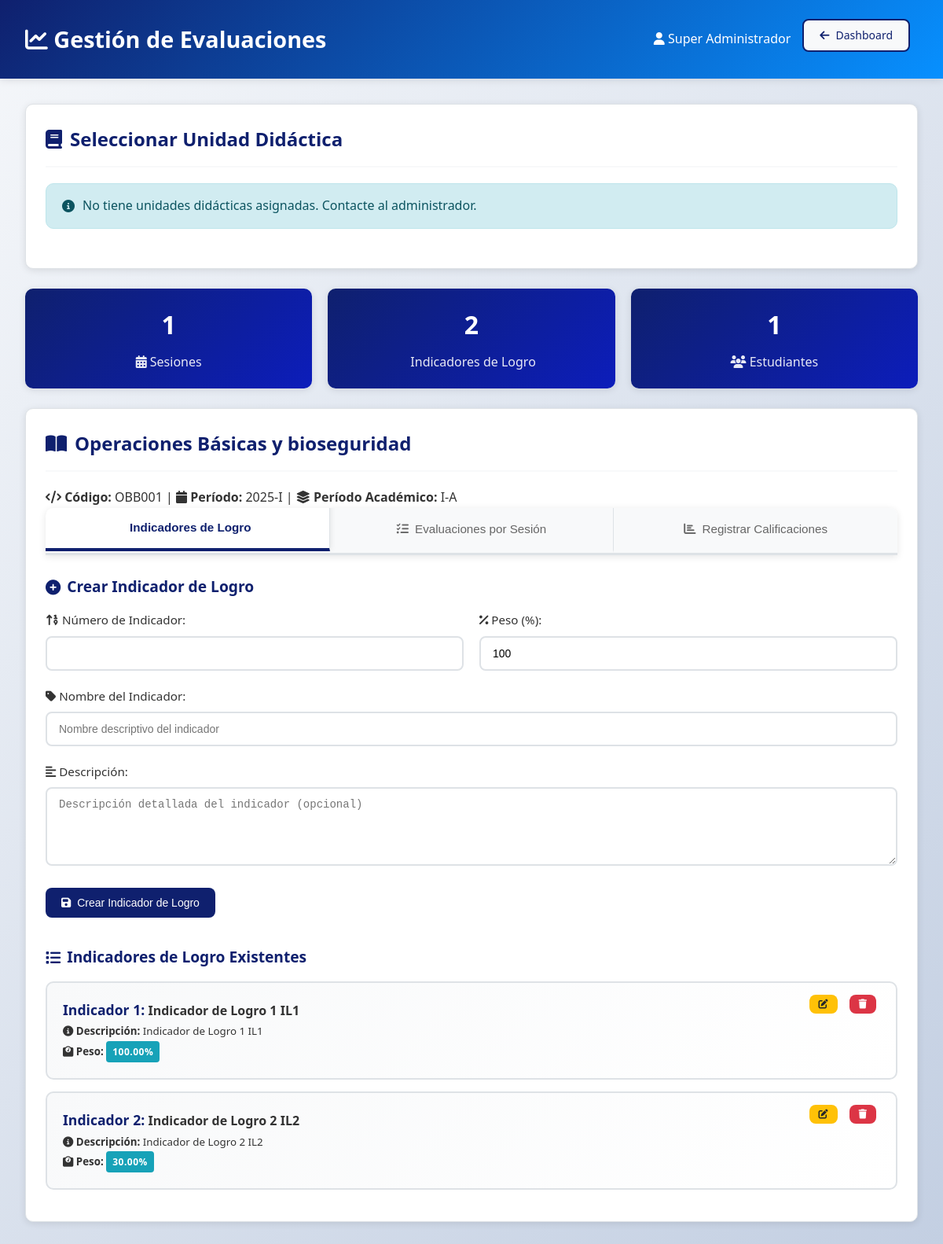
The app's page /teacher/evaluations.php?course_id=2 (signed in) with its own data.
### tables this page shows
CREATE TABLE `unidades_didacticas` (
  `id` int(11) NOT NULL AUTO_INCREMENT,
  `nombre` varchar(200) NOT NULL,
  `codigo` varchar(50) NOT NULL,
  `programa_id` int(11) NOT NULL,
  `periodo_lectivo` varchar(20) NOT NULL,
  `periodo_academico` varchar(10) NOT NULL,
  `docente_id` int(11) NOT NULL,
  `estado` enum('activo','inactivo') DEFAULT 'activo',
  PRIMARY KEY (`id`),
  UNIQUE KEY `codigo` (`codigo`),
  KEY `programa_id` (`programa_id`),
  KEY `docente_id` (`docente_id`),
  CONSTRAINT `unidades_didacticas_ibfk_1` FOREIGN KEY (`programa_id`) REFERENCES `programas_estudio` (`id`) ON DELETE CASCADE,
  CONSTRAINT `unidades_didacticas_ibfk_2` FOREIGN KEY (`docente_id`) REFERENCES `usuarios` (`id`) ON DELETE CASCADE
);

CREATE TABLE `indicadores_logro` (
  `id` int(11) NOT NULL AUTO_INCREMENT,
  `unidad_didactica_id` int(11) NOT NULL,
  `numero_indicador` int(11) NOT NULL,
  `nombre` varchar(200) NOT NULL,
  `descripcion` text DEFAULT NULL,
  `peso` decimal(5,2) DEFAULT 100.00,
  PRIMARY KEY (`id`),
  KEY `unidad_didactica_id` (`unidad_didactica_id`),
  CONSTRAINT `indicadores_logro_ibfk_1` FOREIGN KEY (`unidad_didactica_id`) REFERENCES `unidades_didacticas` (`id`) ON DELETE CASCADE
);

### teacher/evaluations.php (the view, shortened to what this page needs)
    <?php
$host = 'localhost';
$dbname = 'michelle_arqos';
$username = 'michelle_arqos';
$password = '$[sTJWL]CEkSIHMs';
try {
    $pdo = new PDO("mysql:host=$host;dbname=$dbname;charset=utf8", $username, $password);
    $pdo->setAttribute(PDO::ATTR_ERRMODE, PDO::ERRMODE_EXCEPTION);
} catch (PDOException $e) {
    die("Error de conexión: " . $e->getMessage());
}
$user_id = $_SESSION['user_id'];
    ?>
    <?php
function getCoursesByTeacher($pdo, $teacher_id) {
    try {
        $stmt = $pdo->prepare("
            SELECT id, nombre, codigo, periodo_lectivo, periodo_academico, estado
            FROM unidades_didacticas
            WHERE docente_id = ? AND estado = 'activo'
            ORDER BY periodo_lectivo DESC, nombre ASC
        ");
        $stmt->execute([$teacher_id]);
        return $stmt->fetchAll(PDO::FETCH_ASSOC);
    } catch (PDOException $e) {
        return [];
    }
}
function getCourseById($pdo, $course_id) {
    try {
        $stmt = $pdo->prepare("
            SELECT ud.*, pe.nombre as programa_nombre,
                   CONCAT(u.nombres, ' ', u.apellidos) as docente_nombre
            FROM unidades_didacticas ud
            JOIN programas_estudio pe ON ud.programa_id = pe.id
            JOIN usuarios u ON ud.docente_id = u.id
            WHERE ud.id = ?
        ");
        $stmt->execute([$course_id]);
        return $stmt->fetch(PDO::FETCH_ASSOC);
    } catch (PDOException $e) {
        return null;
    }
}
function getEnrolledStudents($pdo, $course_id) {
    try {
        $stmt = $pdo->prepare("
            SELECT u.id, u.dni, u.nombres, u.apellidos,
                   CONCAT(u.apellidos, ', ', u.nombres) as nombre_completo,
                   m.fecha_matricula, m.estado as estado_matricula
            FROM matriculas m
            JOIN usuarios u ON m.estudiante_id = u.id
            WHERE m.unidad_didactica_id = ? AND m.estado = 'activo'
            ORDER BY u.apellidos, u.nombres
        ");
        $stmt->execute([$course_id]);
        return $stmt->fetchAll(PDO::FETCH_ASSOC);
    } catch (PDOException $e) {
        return [];
    }
}
function getSessionsByCourse($pdo, $course_id) {
    try {
        $stmt = $pdo->prepare("
            SELECT id, numero_sesion, titulo, fecha, descripcion, estado
            FROM sesiones
            WHERE unidad_didactica_id = ?
            ORDER BY numero_sesion ASC
        ");
        $stmt->execute([$course_id]);
        return $stmt->fetchAll(PDO::FETCH_ASSOC);
    } catch (PDOException $e) {
        return [];
    }
}
function getLearningIndicators($pdo, $course_id) {
    try {
        $stmt = $pdo->prepare("
            SELECT id, numero_indicador, nombre, descripcion, peso
            FROM indicadores_logro
            WHERE unidad_didactica_id = ?
            ORDER BY numero_indicador ASC
        ");
        $stmt->execute([$course_id]);
        return $stmt->fetchAll(PDO::FETCH_ASSOC);
    } catch (PDOException $e) {
        return [];
    }
}
$myCourses = getCoursesByTeacher($pdo, $user_id);
$selectedCourse = null;
$sessions = [];
$learningIndicators = [];
$enrolledStudents = [];
if (isset($_GET['course_id']) && is_numeric($_GET['course_id'])) {
    $course_id = intval($_GET['course_id']);
    $selectedCourse = getCourseById($pdo, $course_id);
    if ($selectedCourse) {
        $sessions = getSessionsByCourse($pdo, $course_id);
        $learningIndicators = getLearningIndicators($pdo, $course_id);
        $enrolledStudents = getEnrolledStudents($pdo, $course_id);
    }
}
?>
<!DOCTYPE html>
<html lang="es">
<head>
    <link rel="stylesheet" href="https://cdnjs.cloudflare.com/ajax/libs/font-awesome/6.4.0/css/all.min.css">
</head>
<body>
    <div class="header">
        <div class="header-content">
            <h1><i class="fas fa-chart-line"></i> Gestión de Evaluaciones</h1>
            <div class="user-info">
                <span><i class="fas fa-user"></i> <?php echo htmlspecialchars(($_SESSION['nombres'] ?? 'Usuario') . ' ' . ($_SESSION['apellidos'] ?? 'Temporal')); ?></span>
                <a href="../dashboard.php" class="btn btn-back">
                    <i class="fas fa-arrow-left"></i> Dashboard
                </a>
            </div>
        </div>
    </div>
    <div class="container">
        <div class="card">
            <h2><i class="fas fa-book"></i> Seleccionar Unidad Didáctica</h2>
            <?php if (empty($myCourses)): ?>
                <div class="alert alert-info">
                    <i class="fas fa-info-circle"></i>
                    No tiene unidades didácticas asignadas. Contacte al administrador.
                </div>
            <?php endif; ?>
        </div>
        <?php if ($selectedCourse): ?>
            <div class="stats-grid">
                <div class="stat-card">
                    <h4><?php echo count($sessions); ?></h4>
                    <p><i class="fas fa-calendar-alt"></i> Sesiones</p>
                </div>
                <div class="stat-card">
                    <h4><?php echo count($learningIndicators); ?></h4>
                    <p><i class="fas fa-target"></i> Indicadores de Logro</p>
                </div>
                <div class="stat-card">
                    <h4><?php echo count($enrolledStudents); ?></h4>
                    <p><i class="fas fa-users"></i> Estudiantes</p>
                </div>
            </div>
            <div class="card">
                <h2><i class="fas fa-book-open"></i> <?php echo htmlspecialchars($selectedCourse['nombre']); ?></h2>
                <p><strong><i class="fas fa-code"></i> Código:</strong> <?php echo htmlspecialchars($selectedCourse['codigo']); ?> |
                   <strong><i class="fas fa-calendar"></i> Período:</strong> <?php echo htmlspecialchars($selectedCourse['periodo_lectivo']); ?> |
                   <strong><i class="fas fa-layer-group"></i> Período Académico:</strong> <?php echo htmlspecialchars($selectedCourse['periodo_academico']); ?></p>
                <div class="tabs">
                    <button class="tab <?php echo !isset($_GET['grades_session_id']) && !isset($_GET['session_id']) ? 'active' : ''; ?>" onclick="showTab('indicators')">
                        <i class="fas fa-target"></i> Indicadores de Logro
                    </button>
                    <button class="tab <?php echo isset($_GET['session_id']) ? 'active' : ''; ?>" onclick="showTab('sessions')">
                        <i class="fas fa-tasks"></i> Evaluaciones por Sesión
                    </button>
                    <button class="tab <?php echo isset($_GET['grades_session_id']) ? 'active' : ''; ?>" onclick="showTab('grades')">
                        <i class="fas fa-chart-bar"></i> Registrar Calificaciones
                    </button>
                </div>
                <div id="indicators" class="tab-content <?php echo !isset($_GET['grades_session_id']) && !isset($_GET['session_id']) ? 'active' : ''; ?>">
                    <h3><i class="fas fa-plus-circle"></i> Crear Indicador de Logro</h3>
                    <form method="POST" id="learning-indicator-form">
                        <div class="form-grid">
                            <div class="form-group">
                                <label for="numero_indicador"><i class="fas fa-sort-numeric-up"></i> Número de Indicador:</label>
                                <input type="number" name="numero_indicador" id="numero_indicador" min="1" required>
                            </div>
                            <div class="form-group">
                                <label for="peso"><i class="fas fa-percentage"></i> Peso (%):</label>
                                <input type="number" name="peso" id="peso" min="0" max="100" step="0.01" value="100" required>
                            </div>
                        </div>
                        <div class="form-group">
                            <label for="nombre"><i class="fas fa-tag"></i> Nombre del Indicador:</label>
                            <input type="text" name="nombre" id="nombre" required maxlength="200" placeholder="Nombre descriptivo del indicador">
                        </div>
                        <div class="form-group">
                            <label for="descripcion"><i class="fas fa-align-left"></i> Descripción:</label>
                            <textarea name="descripcion" id="descripcion" placeholder="Descripción detallada del indicador (opcional)"></textarea>
                        </div>
                        <button type="submit" class="btn btn-primary">
                            <i class="fas fa-save"></i> Crear Indicador de Logro
                        </button>
                    </form>
                    <h3><i class="fas fa-list"></i> Indicadores de Logro Existentes</h3>
                    <?php if (empty($learningIndicators)): ?>
                        <div class="no-indicators-message">
                            <i class="fas fa-target"></i>
                            <h4>No hay indicadores de logro</h4>
                            <p>Crear el primer indicador de logro para esta unidad didáctica.</p>
                        </div>
                    <?php else: ?>
                        <ul class="indicator-list">
                            <?php foreach ($learningIndicators as $indicator): ?>
                                <li class="indicator-item">
                                    <div class="indicator-actions">
                                        <button class="btn btn-warning btn-sm" onclick="editLearningIndicator(<?php echo $indicator['id']; ?>)">
                                            <i class="fas fa-edit"></i>
                                        </button>
                                        <button class="btn btn-danger btn-sm" onclick="deleteLearningIndicator(<?php echo $indicator['id']; ?>)">
                                            <i class="fas fa-trash"></i>
                                        </button>
                                    </div>
                                    <span class="indicator-number">Indicador <?php echo $indicator['numero_indicador']; ?>:</span>
                                    <strong><?php echo htmlspecialchars($indicator['nombre']); ?></strong>
                                    <?php if ($indicator['descripcion']): ?>
                                        <br><small><i class="fas fa-info-circle"></i> <strong>Descripción:</strong> <?php echo htmlspecialchars($indicator['descripcion']); ?></small>
                                    <?php endif; ?>
                                    <br><small><i class="fas fa-weight"></i> <strong>Peso:</strong> <span class="badge badge-info"><?php echo $indicator['peso']; ?>%</span></small>
                                </li>
                            <?php endforeach; ?>
                        </ul>
                    <?php endif; ?>
                </div>
            </div>
        <?php endif; ?>
    </div>
</body>
</html>

### records on screen
unidades_didacticas: nombre "Operaciones Básicas y bioseguridad", codigo "OBB001", periodo_lectivo "2025-I", periodo_academico "I-A"
indicadores_logro: numero_indicador "1", nombre "Indicador de Logro 1 IL1", descripcion "Indicador de Logro 1 IL1", peso "100.00"
indicadores_logro: numero_indicador "2", nombre "Indicador de Logro 2 IL2", descripcion "Indicador de Logro 2 IL2", peso "30.00"

### other values on screen
count($sessions) "1"
count($learningIndicators) "2"
count($enrolledStudents) "1"
